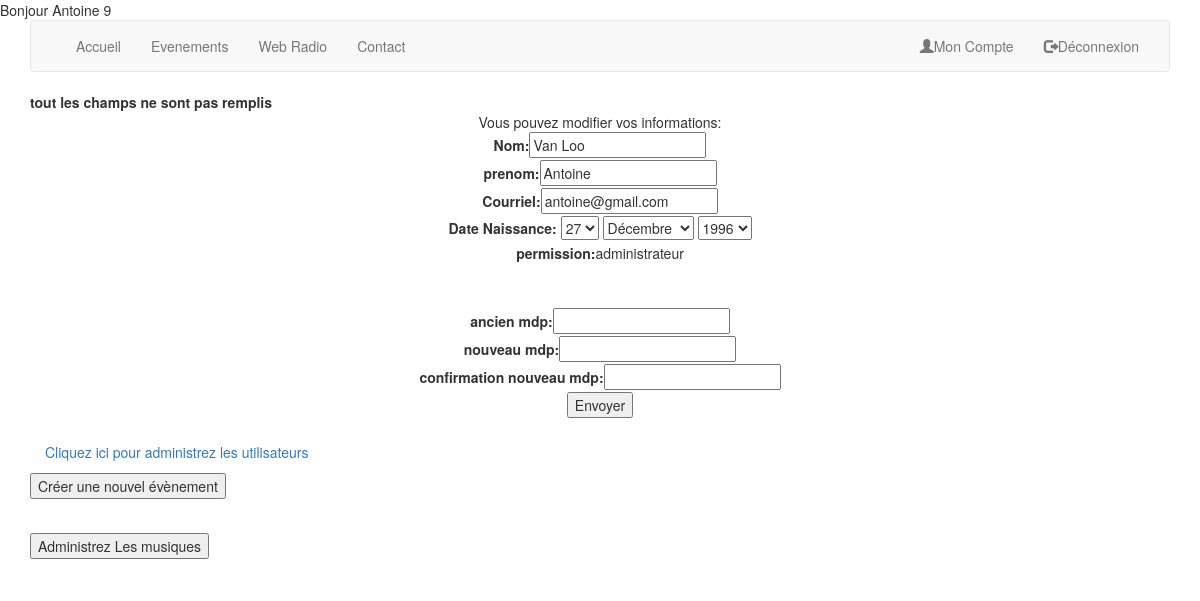
Page /moncompte.php (signed in) on the committed database.
### tables this page shows
CREATE TABLE IF NOT EXISTS `utilisateur` (
  `uti_id` int(11) NOT NULL AUTO_INCREMENT,
  `uti_nom` varchar(70) DEFAULT NULL,
  `uti_prenom` varchar(70) DEFAULT NULL,
  `uti_mail` varchar(150) DEFAULT NULL,
  `uti_mdp` varchar(250) DEFAULT NULL,
  `uti_naiss` date NOT NULL,
  `uti_adrl1` varchar(250) NOT NULL,
  `uti_adrl2` varchar(250) DEFAULT NULL,
  `uti_cp` char(5) NOT NULL,
  `uti_ville` varchar(50) NOT NULL,
  `uti_barpref` varchar(50) DEFAULT NULL,
  `uti_perm` int(11) NOT NULL,
  `uti_civ` int(11) NOT NULL,
  PRIMARY KEY (`uti_id`),
  KEY `fk_uti_perm` (`uti_perm`),
  KEY `fk_uti_civ` (`uti_civ`)
);

CREATE TABLE IF NOT EXISTS `permission` (
  `perm_id` int(11) NOT NULL,
  `perm_lib` varchar(20) NOT NULL,
  PRIMARY KEY (`perm_id`)
);

### moncompte.php (the view, shortened to what this page needs)
<?php
	include_once('fonctions.php');
	$idConn = openDB();
?>
<!DOCTYPE html>
<html>
  <head>
	<link rel="stylesheet" href="https://code.getmdl.io/1.3.0/material.indigo-pink.min.css">
  </head>
  <body>
		<header>
			<div class="container">
				<?php menu_principal(1);
if(isset($_SESSION['uti_prenom']) && isset($_SESSION['uti_id']))
{
			$tableau_info_user = infoUser();
			$prenom = $tableau_info_user['uti_prenom'];
			$uti_id = $tableau_info_user['uti_id'];
			$nom = $tableau_info_user['uti_nom'];
			$email = $tableau_info_user['uti_mail'];
			$mdp_bdd = $tableau_info_user['uti_mdp'];
			$uti_perm = $tableau_info_user['uti_perm'];
			$uti_naiss = $tableau_info_user['uti_naiss'];
			$perm_lib = $tableau_info_user['perm_lib'];
              $date_divise = explode("-", $uti_naiss);
              $annee = $date_divise[0];
              $mois = $date_divise[1];
              $jour = $date_divise[2];
              if($mois < 10){
                $mois_divise = explode(("0"), $mois);
                $mois_split = $mois_divise[1];
              }
              else{
              	$mois_split = $mois;
              }
              if($jour < 10){
              	$jour_divise = explode(0, $jour);
              	$jour_split = $jour_divise[1];
              }
              else{
              	$jour_split = $jour;
              }
	if(isset($_POST['prenom'], $_POST['nom'], $_POST['email'],$_POST['jour_naissance'],$_POST['mois_naissance'],$_POST['anne_naissance'], $_POST['mdp'], $_POST['nouveau_mdp'], $_POST['conf_nouveau_mdp']) )
	{
		if(sha1($_POST['mdp']) == $mdp_bdd)
		{
			if($_POST['nouveau_mdp'] == $_POST['conf_nouveau_mdp'])
			{
				if(isset($_POST['prenom']))      $prenom=$_POST['prenom'];
              else      $prenom="";
              if(isset($_POST['nom']))      $nom=$_POST['nom'];
              else      $nom="";
              if(isset($_POST['email']))      $email=$_POST['email'];
              else      $email="";
              if(isset($_POST['jour_naissance']))      $jour_naissance_form=$_POST['jour_naissance'];
              else      $jour_naissance_form="";
              if(isset($_POST['mois_naissance']))      $mois_naissance_form=$_POST['mois_naissance'];
              else      $mois_naissance_form="";
              if(isset($_POST['anne_naissance']))      $anne_naissance_form=$_POST['anne_naissance'];
              else      $anne_naissance_form="";
              if(isset($_POST['mdp']))      $mdp=$_POST['mdp'];
              else      $mdp="";
              if(isset($_POST['nouveau_mdp']))      $nouveau_mdp=sha1($_POST['nouveau_mdp']);
              else      $nouveau_mdp="";
              if(isset($_POST['conf_nouveau_mdp']))      $conf_nouveau_mdp=$_POST['conf_nouveau_mdp'];
              else      $conf_nouveau_mdp="";
              	$datenaissance_form = $anne_naissance_form.'-'.$mois_naissance_form.'-'.$jour_naissance_form;
				$sql_modification = "UPDATE utilisateur SET uti_prenom='$prenom',uti_nom ='$nom',uti_mail='$email',uti_naiss='$datenaissance_form',uti_mdp='$nouveau_mdp' WHERE uti_id='$uti_id' ";
				mysqli_query($idConn,$sql_modification) or die('Erreur SQL !'.$sql_modification.'<br>'.mysql_error());
				$form = false;
			}
			else{
				$form = true;
				$message ="votre nouveau mot de passe n'est pas similaire à celui du formulaire";
			}
		}
		else
		{
			$form = true;
			$message ="votre ancien mot de passe n'est pas valide";
		}
	}
	else
	{
		$form = true;
		$message ="tout les champs ne sont pas remplis";
	}
}
else
{
$form = true;
$message ="vous n'êtes pas connecté(e)";
}
if($form)
{
		if(isset($message))
		{
			echo '<strong>'.$message.'</strong>';
		}
}
				if(isset($_SESSION['uti_prenom']) && isset($_SESSION['uti_id']))
					{
				 ?>
			<center>
				<form action="moncompte.php" method="post">
			        Vous pouvez modifier vos informations:<br />
			        	<label for="nom">Nom:</label><input type="text" name="nom" value="<?php echo $nom; ?>" /><br />
			            <label for="prenom">prenom:</label><input type="text" name="prenom" value="<?php echo $prenom; ?>" /><br />
			            <label for="email">Courriel:</label><input type="text" name="email" value="<?php echo $email; ?>" /><br />
			            <label for="date_naissance">Date Naissance:</label>
              				<SELECT name="jour_naissance" >
              				<?php
              				echo'<option value="'.$jour_split.'"> '. $jour_split.'</option>';
			                  ?>
              				</SELECT>
              				<SELECT name="mois_naissance" > ';
                  <?php
                  			$tableau_mois_fr = Array (1=> 'Janvier','Février','Mars','Avril','Mai','Juin','juillet','Aout','Septembre','Octobre','Novembre','Décembre');
                  			 echo'<option value="'.$mois_split.'"> '. $tableau_mois_fr[$mois_split] .'</option>';
                  ?>
              				</SELECT>
              				<SELECT name="anne_naissance" > ';
                  <?php
                  			 echo '<option value="'.$annee.'">' .$annee. '</option>';
			               ?>
              				</SELECT>
              				<label for="permission">permission: </label><?php echo $perm_lib; ?><br />
			            <label for="ancien mdp">ancien mdp:</label><input type="password" name="mdp" value="" /><br />
			            <label for="nouveau mdp">nouveau mdp:</label><input type="password" name="nouveau_mdp" value="" /><br />
			            <label for="confirmation nouveau mdp">confirmation nouveau mdp:</label><input type="password" name="conf_nouveau_mdp" value="" /><br />
			            <input type="submit" value="Envoyer" />
    			</form>
    		</center>
    				<?php  } ?>
<?php
if(isset($uti_perm)) {
	if($uti_perm > 2){
		echo'<div id="accordion">
				<div id="headingZero" class="panel-heading">
						<a href="#collapseZero" data-toggle="collapse" data-parent="#accordion"> Cliquez ici pour administrez les utilisateurs </a>
				</div>
				<div id="collapseZero" class="panel-collapse collapse">
					<div class="panel-body">';
			echo'</div>
				</div>
			</div> ';
				echo'<form method="POST" action="nouvEven.php">';
			echo'<button  name="nouvEven" href="nouvEven.php"  class="mdl-button mdl-js-button">Créer une nouvel évènement</button>';
			echo'</form>';
			echo"<br />";
			echo'<form method="POST" action="admin_mus.php">';
			echo'<button  name="nouvEven" href="admin_mus.php"  class="mdl-button mdl-js-button">Administrez Les musiques</button>';
			echo'</form>';
	}
}
?>
			</div>
		</header>
  </body>
</html>

### css/styles.css (style rules this page uses)
body { height: 100%; min-height: 100%; position:relative; }

### rows in the picture
utilisateur: nom "Van Loo", prenom "Antoine", email "antoine@gmail.com", jour_naissance "27", mois_naissance "Décembre", anne_naissance "1996", uti_perm.perm_lib "administrateur"

### other values in the picture
$_SESSION['uti_prenom'] "Antoine"
$_SESSION['uti_id'] "9"
$message "tout les champs ne sont pas remplis"
